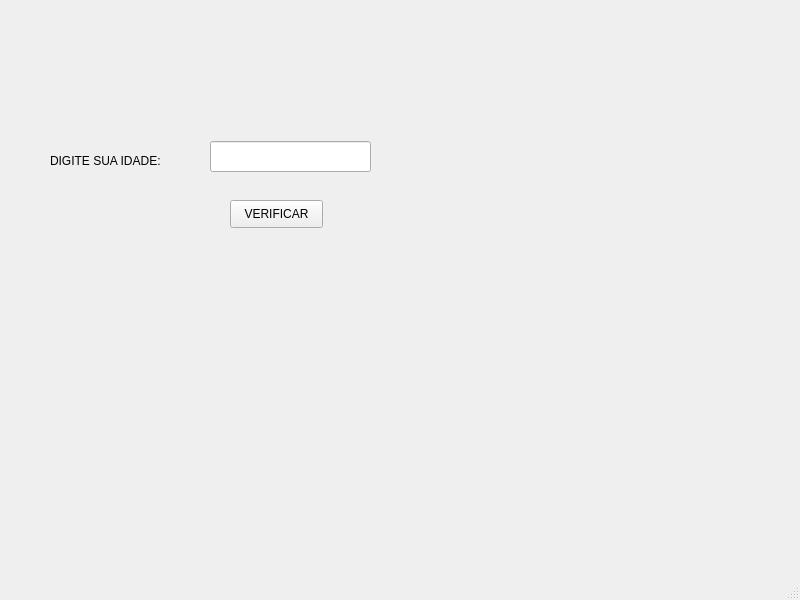
<?xml version="1.0" encoding="UTF-8"?>
<ui version="4.0">
 <class>MainWindow</class>
 <widget class="QMainWindow" name="MainWindow">
  <property name="geometry">
   <rect>
    <x>0</x>
    <y>0</y>
    <width>800</width>
    <height>600</height>
   </rect>
  </property>
  <property name="windowTitle">
   <string>MainWindow</string>
  </property>
  <widget class="QWidget" name="centralwidget">
   <widget class="QLabel" name="label_idade">
    <property name="geometry">
     <rect>
      <x>50</x>
      <y>130</y>
      <width>131</width>
      <height>61</height>
     </rect>
    </property>
    <property name="text">
     <string>DIGITE SUA IDADE:</string>
    </property>
   </widget>
   <widget class="QPushButton" name="pushButton_verificar">
    <property name="geometry">
     <rect>
      <x>230</x>
      <y>200</y>
      <width>93</width>
      <height>28</height>
     </rect>
    </property>
    <property name="text">
     <string>VERIFICAR</string>
    </property>
   </widget>
   <widget class="QLineEdit" name="lineEdit_idade">
    <property name="geometry">
     <rect>
      <x>210</x>
      <y>141</y>
      <width>161</width>
      <height>31</height>
     </rect>
    </property>
   </widget>
  </widget>
  <widget class="QMenuBar" name="menubar">
   <property name="geometry">
    <rect>
     <x>0</x>
     <y>0</y>
     <width>800</width>
     <height>26</height>
    </rect>
   </property>
  </widget>
  <widget class="QStatusBar" name="statusbar"/>
 </widget>
 <resources/>
 <connections/>
</ui>
